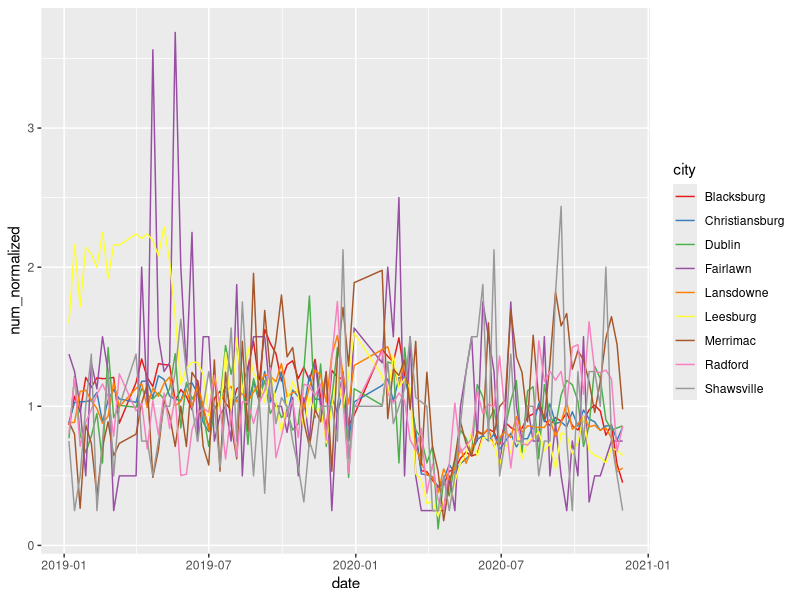
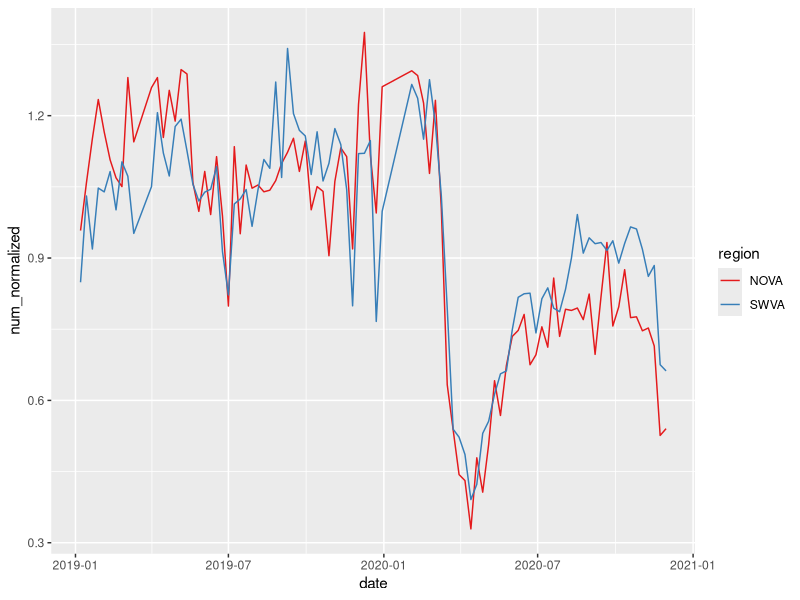

Write the R code that produced these figures, in order.
# set working directory first - ALWAYS 2, 3, and 4 load packages from library
library(sf)
library(tidyverse)
library(ggplot2)


#Read in the shapefile as an "sf" (geographic data) object 
#shapefile = read_sf(dsn ="base_files", layer= "tl_2019_51_bg")
health_POIs = read.csv('HealthPOIs_Montgomery_VA 2.csv')

#Read in the time series data - reads in file from the viewer
time_data = read.csv("healthcarevisits_VA_new.csv")
#remove records where nobody visited the corresponding healthcare facility - removes n/a from list of places
time_data = subset(time_data, !is.na(time_data$visitor_home_cbg))
#merge the dataset with the locations & types of the healthcare facilities - combining the two sets of data together
time_data_merged = merge(time_data,health_POIs,by.x="safegraph_place",by.y="safegraph_place_id")


#Aggregate by NAICS code; this means we will sum up all the different doctors for each NAICS code to get one result per NAICS code - sums the totals for NAICS
NAICS_aggregate = aggregate(time_data_merged$number , by=list(time_data_merged$date,time_data_merged$city), FUN = sum)
names(NAICS_aggregate) = c("date","city","num")

#Here, we will normalize the values per NAICS code. If we tried to plot them without doing this, we would have some numbers way greater than others 
#For example, the average number of people visiting NAICS 621111 (physicians) is 1-2K, while the average number visiting 621340 (physical/occupational/speech therapists) is more like 100
#If we don't normalize, we won't be able to see the therapists numbers because the physician numbers are so high.

#The way we are normalizing is by dividing each number by the median number of trips to that NAICS code; therefore the output number can be represented as "% of trips compared to median"
#2 means 2x as many trips as median, .5 means half as many, etc. - this changes the count to % and this is done for each NAICS
unique_codes = unique(NAICS_aggregate$city)
NAICS_data = data.frame()
for (code in unique_codes){
  sub_data = subset(NAICS_aggregate, city == code)
  sub_data$num_normalized = sub_data$num / median(sub_data$num)
  NAICS_data = rbind(NAICS_data, sub_data)
}

#Plotting
NAICS_data$date = as.Date(NAICS_data$date)
NAICS_data$NAICS = as.factor(NAICS_data$city)
ggplot() + geom_line(data=NAICS_data, mapping = aes(x=date, y = num_normalized, colour = city , group = city)) + scale_colour_brewer(palette="Set1")


#### Another option is you could split up between nova and swva
#### To do this, we'll create a new variable 

#### NOVA cities: Leesburg, Lansdowne
#### SWVA cities: Blacksburg, Merrimac, Dublin, Christiansburg, Radford, Fairlawn, Shawsville
NOVA<-c("Leesburg","Lansdowne")
SWVA<-c("Blacksburg", "Merrimac", "Dublin", "Christiansburg", "Radford", "Fairlawn", "Shawsville")

time_data_merged$region = ""
is.element(time_data_merged$city, NOVA)

time_data_merged$city[is.element(time_data_merged$city, NOVA)]

time_data_merged$region[is.element(time_data_merged$city, NOVA)] = "NOVA"
time_data_merged$region[is.element(time_data_merged$city, SWVA)] = "SWVA"
table(time_data_merged$region)

# 2/12: We need to aggregate so that we sum up all trips to any doctor on each date, for SWVA and NOVA
# aggregate works by aggregating the first argument, then a list of aggregating variables in a "by" argument, then a function that specifies how the aggregation should be done
NAICS_aggregate = aggregate(time_data_merged$number, by = list(time_data_merged$region, time_data_merged$date), FUN = sum)
names(NAICS_aggregate) = c("region","date","number")

#turn this into region based
NAICS_data = data.frame()
# 
# for (code in unique(NAICS_aggregate$region)){
#   print(code)
#   sub_data = subset(NAICS_aggregate, region == code)
#   sub_data$num_normalized = sub_data$num / median(sub_data$num)
#   NAICS_data = rbind(NAICS_data, sub_data)
# }
for (code in c("NOVA","SWVA")){
  sub_data = subset(NAICS_aggregate, region == code)
  sub_data$num_normalized = sub_data$num / median(sub_data$num)
  NAICS_data = rbind(NAICS_data, sub_data)
}

#Plotting
NAICS_data$date = as.Date(NAICS_data$date)
NAICS_data$NAICS = as.factor(NAICS_data$region)
ggplot() + geom_line(data=NAICS_data, mapping = aes(x=date, y = num_normalized, colour = region , group = region)) + scale_colour_brewer(palette="Set1")
